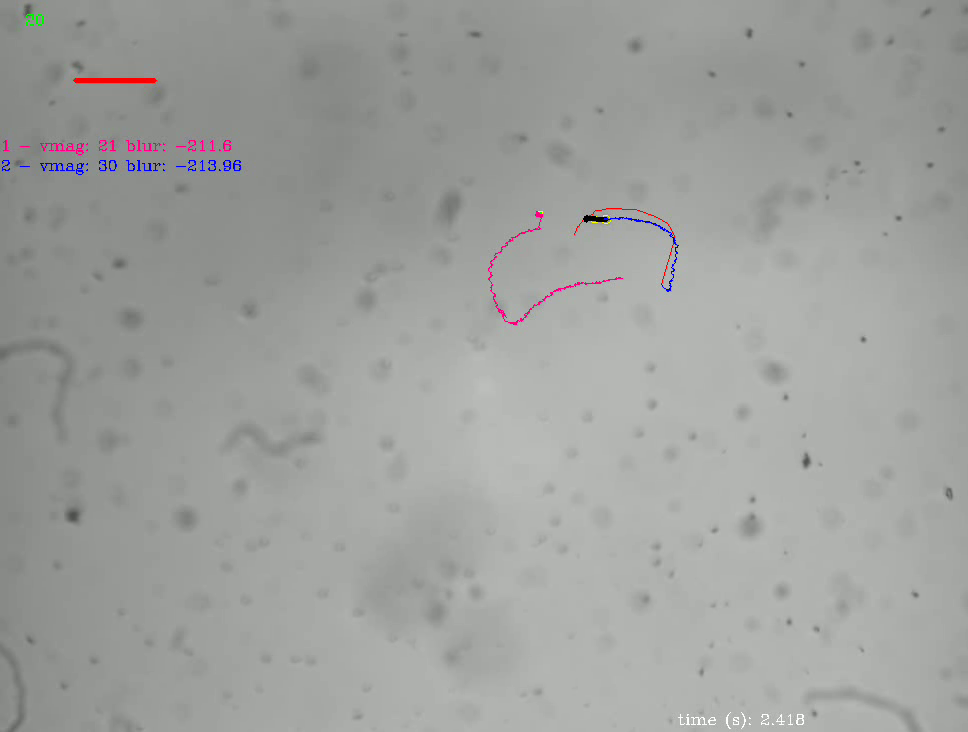
#> input picture frame 42 of .mp4, 968 x 732 px, given in place of Media1.mp4, which was not available
$ python hsvtest.py
#> lines starting #> are read from the running program, lines starting #| are printed output that depends on the picture; after the words box and inside, x2 and y2 are one past the last pixel; in counts of white or black regions, pixels touching at a corner belong together; pictures that were not available may be replaced by others from this repository, and a replacement may not be noted
import cv2
import numpy as np

# Define the HSV color range to detect (in this case, blue)


lower_color = np.array([35, 100, 100])
upper_color = np.array([75, 255, 255])
# Initialize the video capture object
cap = cv2.VideoCapture("/Users/bizzarohd/Desktop/Media1.mp4")

while True:
    # Capture the current frame
    ret, frame = cap.read()
#> frame is the input picture: shape (732, 968, 3); mean B, G, R 157.7, 160.2, 158.7

    # Convert the frame to the HSV color space
    hsv = cv2.cvtColor(frame, cv2.COLOR_BGR2HSV)
#> hsv: shape (732, 968, 3); mean H, S, V 50.8, 5.9, 161.1

    # Create an HSV mask for the target color range
    mask = cv2.inRange(hsv, lower_color, upper_color)
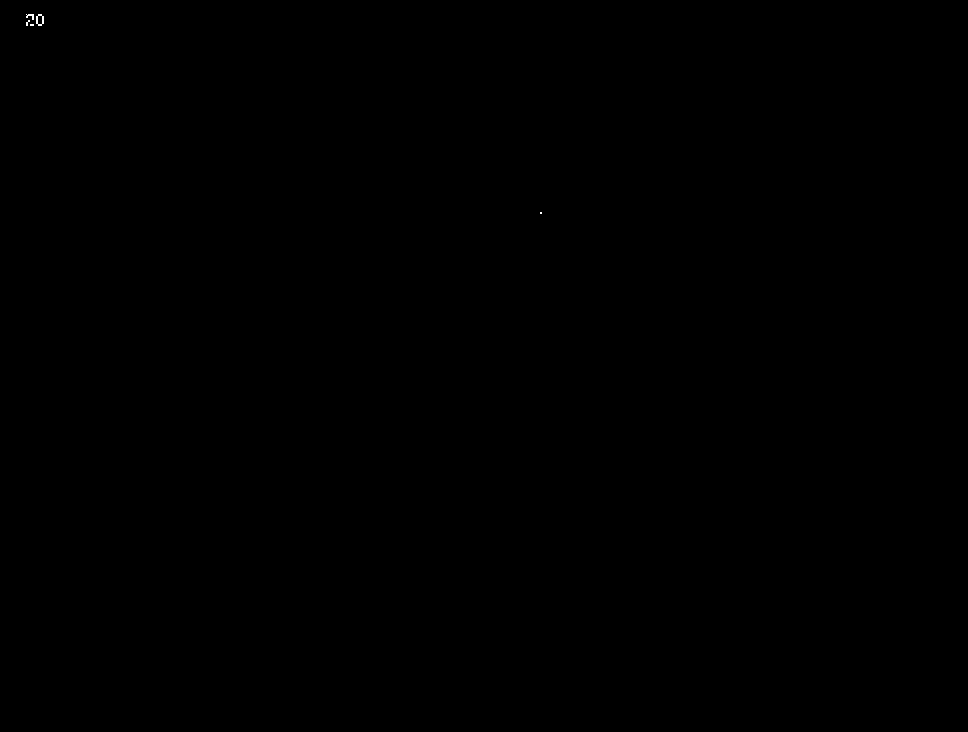
#> mask: shape (732, 968); 0.01% white in thin lines or dots, all inside (x1, y1, x2, y2) = (26, 14, 542, 214)
    #mask2 = cv2.inRange(hsv, lower_color1, upper_color1)
    #mask = mask1 + mask2


    # Find the contours of the mask
    contours, _ = cv2.findContours(mask, cv2.RETR_EXTERNAL, cv2.CHAIN_APPROX_SIMPLE)
#> contours = 5 contours, 4 with area under 20; largest, box (x1, y1, x2, y2) and area: (36, 14, 44, 26) 63

    # Draw a bounding box around the largest contour
    #if len(contours) > 0:
    for c in contours:
        x, y, w, h = cv2.boundingRect(c)
        cv2.rectangle(frame, (x, y), (x + w, y + h), (0, 255, 0), 2)
#> this loop made 5 passes
#> (x, y, w, h) on passes 3 to 5: (26, 20, 4, 6), (36, 14, 8, 12), (26, 14, 8, 6)
#> (c, x, y, w, h) on passes 1 to 2: ([[540, 212], [540, 213], [541, 213], [541, 212]], 540, 212, 2, 2), ([[30, 24], [30, 25], [33, 25], [33, 24]], 30, 24, 4, 2)
#> frame: shape (732, 968, 3); 0.04% of pixels changed, all inside (x1, y1, x2, y2) = (25, 13, 544, 216)

    # Display the resulting frame
    cv2.imshow('frame', frame)

    # Check for quit command
    if cv2.waitKey(1000) & 0xFF == ord('q'):
#> (key q is pressed here)
        break

# Release the video capture object and close the windows
cap.release()
cv2.destroyAllWindows()

$ run again, starting later in the video
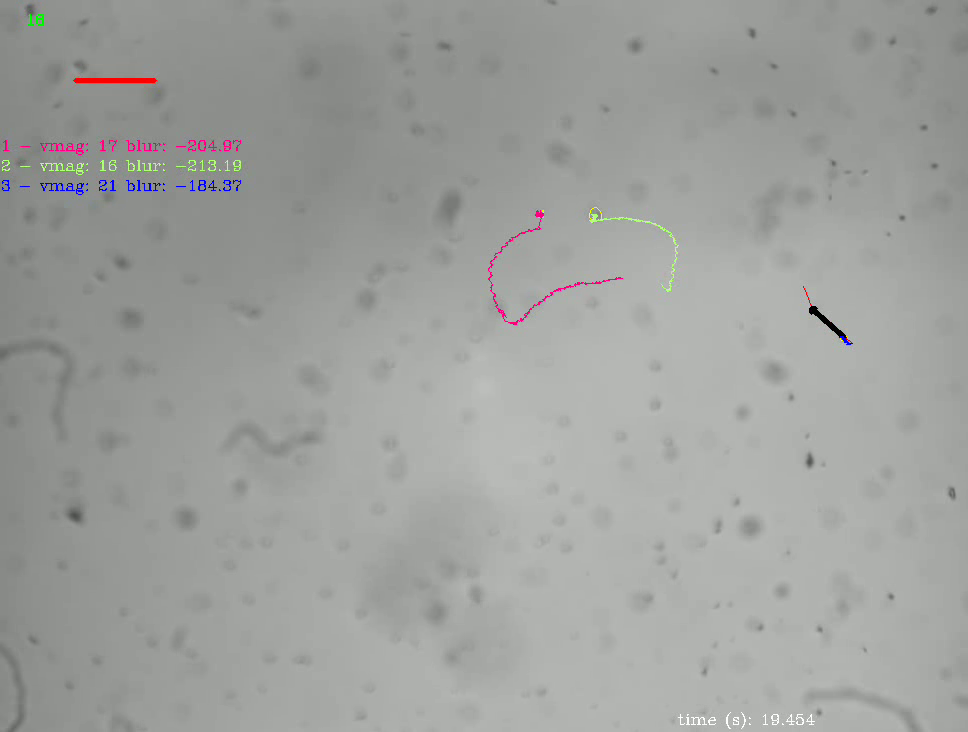
#> input picture frame 343 of .mp4, 968 x 732 px, given in place of Media1.mp4, which was not available
#> frame is the input picture: shape (732, 968, 3); mean B, G, R 157.6, 160.3, 158.7
#> hsv: shape (732, 968, 3); mean H, S, V 50.9, 6.1, 161.2
#> `mask = cv2.inRange(hsv, lower_color, upper_color)`:
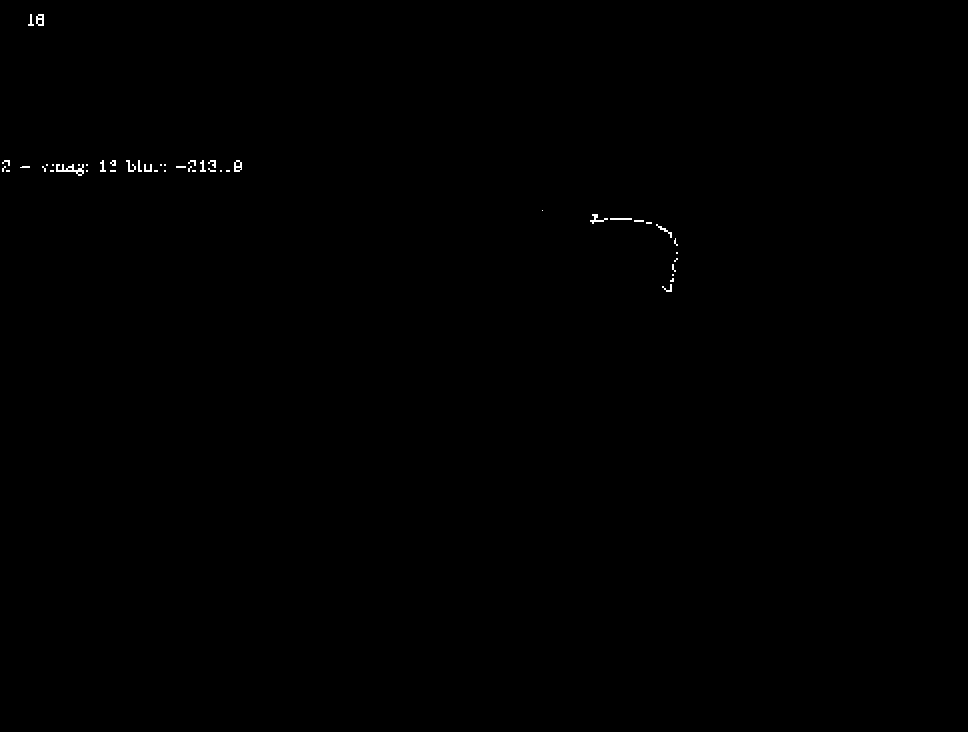
#> mask: shape (732, 968); 0.15% white in thin lines or dots, all inside (x1, y1, x2, y2) = (2, 14, 678, 292)
#> contours = 47 contours, 39 with area under 20; largest, box (x1, y1, x2, y2) and area: (56, 164, 84, 176) 102, (36, 14, 44, 26) 70, (234, 160, 242, 172) 66, (590, 214, 608, 224) 35, (656, 224, 672, 238) 24, (126, 160, 136, 172) 22, (610, 218, 632, 220) 21, (144, 164, 152, 172) 20
#> the loop `for c in contours:` made 47 passes
#> (x, y, w, h) on passes 1, 2, 4, 5, 7, 8, 12, 13: (662, 284, 10, 8), (670, 278, 4, 4), (672, 264, 4, 8), (674, 258, 4, 4), (674, 238, 4, 8), (656, 224, 16, 14), (590, 214, 18, 10), (542, 210, 1, 1)
#> after the loop `for c in contours:`:
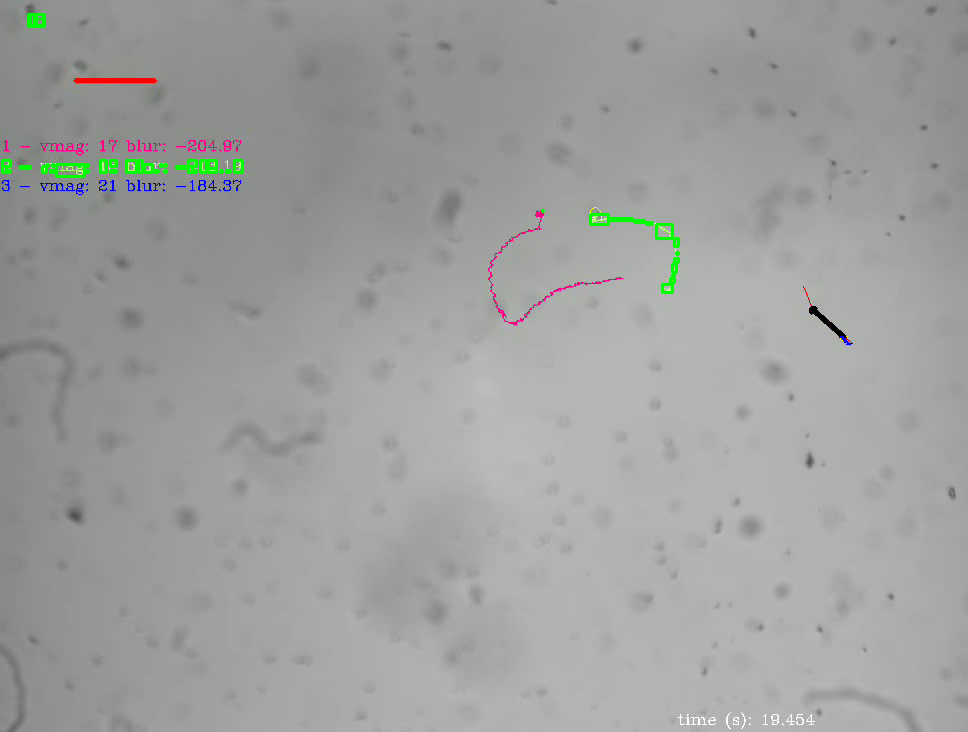
#> frame: shape (732, 968, 3); 0.41% of pixels changed, all inside (x1, y1, x2, y2) = (1, 13, 680, 294)
